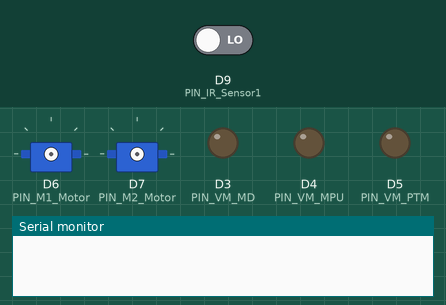
Bench run of a sketch on a simulated Arduino MKR. Parts: 2 × servo, output pins drawn as LEDs (lit = HIGH), the last lines printed to the serial monitor. Inputs (shaded band) come from the test bench; at power-on: D9 (PIN_IR_Sensor1) LOW. WiFi joins after 1.5 s; servers stay silent unless stated.

Above: at 0.0 s.
At 61.6 s:
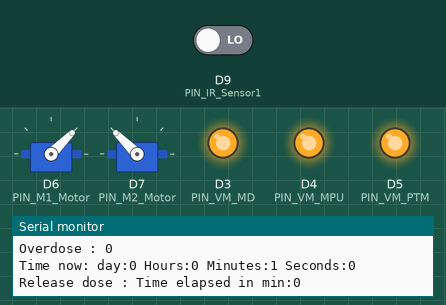
At 63.91 s:
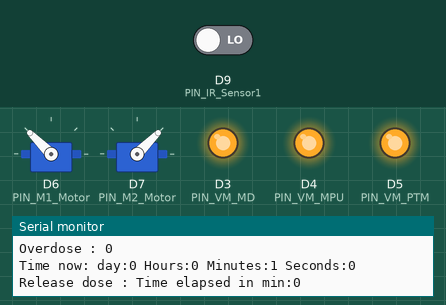
At 65.1 s:
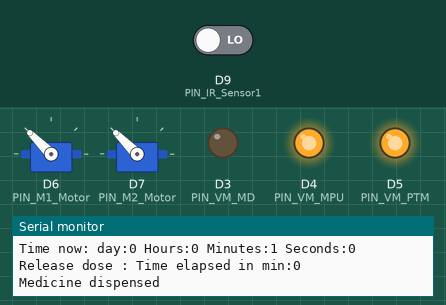
At 120.1 s:
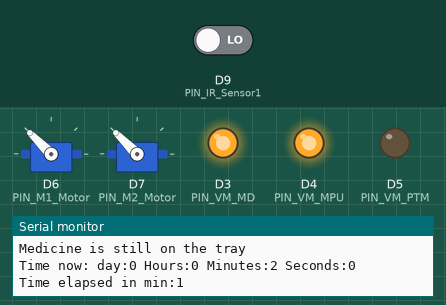
At 121.1 s:
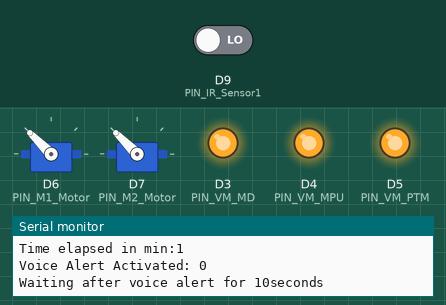
Timing chart, 0 to 122.6 s (numbered marks = the images above):
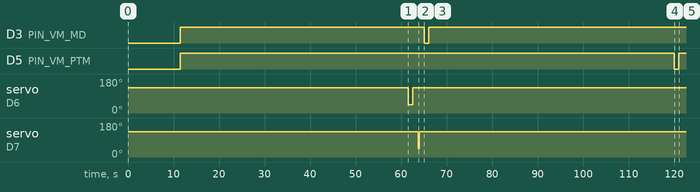

The sketch:

MariamSCF2022Medicinev3.ino
```cpp
/*
Author: Mariam Iqbal from the great state of Massachusetts
Advanced Math and Science Academy Charter School In Marlborough
9th grade

 Project Description: A medicine dispenser for dementia patients living on their own that dispenses the proper dose of a drug at the proper time, reminding a patient to take it
 and messaging loved ones information and updates.
  Serveo Motor connections
  Red - 5V
  Orange - Signal
  Brown - Ground

  IR Sensor connection
PEMENOL CHIP CONFIGURATION:
pin 100 song number 1001.mp3 "Please take medication" connected to pin 5 on MKR1000 main chip
pin 102 song number 1003.mp3 "Medication dispensed" connected to pin 3 on MKR1000 main chip
pin 104 song number 1005.mp3 "Medication picked up" connected to pin 4 on MKR1000 main chip

*/

#include <Servo.h>
#include <WiFi101.h>
#include <WiFiClient.h>
#include <WiFiServer.h>
#include <WiFiSSLClient.h>
#include <WiFiUdp.h>

//Your Wifi router setup at home
char ssid[] = "MY2.4G";   //your network SSID (aka WiFi name)
char pass[] = "Nmamitn92#"; //your network password
int status = WL_IDLE_STATUS;
WiFiServer server(80);
//To send SMS using the s  IFTTT
const char* host = "maker.ifttt.com";
WiFiSSLClient sslClient;


Servo M1;  // create servo object to control a servo
Servo M2;  // create servo object to control a servo

unsigned long int day=86400000; //milliseconds in a day
unsigned long int hour=3600000; //milliseconds in a hour
unsigned long int minute=60000; //milliseconds in a min
unsigned long int second=1000; //milliseconds in a second
int overdoseProtection=0; // is the tray not empty?
 int timeInterval = 1; // 1 minutes interval for medication dosage, how often you should take the medication
 int timeCheck= 1; // 1 min  after timeCheck hrs, check if medication was taken
 int lastDoseTime= 0; // last time dose was dispensed
//boolean voicealert= false; // starts the program with the voice alert off
int count =0 ; // count # of times voiceAlert was used
int maxCount=3; //maximum amount of times voiceAlert will happen before a text message will be sent to loved ones.
int timelapsedinmins =0; // time lapsed in minutes

int PIN_M1_Motor =6; // attaches the servo on pin 6 to the servo object Motor 1
int PIN_M2_Motor =7 ; //attaches the servo on pin 7to the servo object Motor 2
int PIN_IR_Sensor1 = 9; // pin 9 is connected to the IR sensor output
 /*
   * pin 100 song number 1001.mp3 "Please take medication" connected to pin 5 on MKR1000 main chip
    pin 102 song number 1003.mp3 "Medication dispensed" connected to pin 4 on MKR1000 main chip
    pin 104 song number 1005.mp3 "Medication picked up" connected to pin 3 on MKR1000 main chip
   *
 */
int PIN_VM_PTM =5;
int PIN_VM_MD =3;
int PIN_VM_MPU =4;

void setup() {
  delay(10000); //delay to show the console display
  int r= Connect_to_Wifi(); // Connect to wifi for sendign text message

  lastDoseTime= timeprint(millis()); // initializes the var to the time when you start the program
  Serial.println("Start time:");
  Serial.println(lastDoseTime);

  pinMode(PIN_IR_Sensor1, INPUT); // pin 9 is connected to the IR sensor output
  pinMode(PIN_VM_PTM, OUTPUT); // pin5 is connected to PEMENOL board for voice alert audio
  pinMode(PIN_VM_MD, OUTPUT); // pin4 is connected to PEMENOL board for voice alert audio
  pinMode(PIN_VM_MPU, OUTPUT); // pin3 is connected to PEMENOL board for voice alert audio
  digitalWrite(PIN_VM_PTM,HIGH);// pin5 is connected to PEMENOL board for voice alert audio; initialize to no voice;
  digitalWrite(PIN_VM_MD,HIGH);// pin4 is connected to PEMENOL board for voice alert audio; initialize to no voice;
  digitalWrite(PIN_VM_MPU,HIGH);// pin3 is connected to PEMENOL board for voice alert audio; initialize to no voice;

   M1.attach(PIN_M1_Motor);  // attaches the servo on pin 6 to the servo object Motor 1
   M1.write(135);
   delay(1000);
   M2.attach(PIN_M2_Motor);  // attaches the servo on pin 7to the servo object Motor 2
   M2.write(135);
   delay(1000); // Delay 1 seconds


}

void loop() {
  Serial.print("Overdose : ");
  Serial.println(overdoseProtection);
  delay(1000);


if(overdoseProtection==0 ){
  // release medications
  releaseDose();
  count=0;
}
else{
delay(1000);   // Delay a secons
// read obstacle IR sensor
readIRSensor();
timelapsedinmins=timeprint(millis())-lastDoseTime;
Serial.print("Time elapsed in min:");
Serial.println(timelapsedinmins);

if(overdoseProtection==1 && ((timelapsedinmins>=timeCheck) || count>=1)){
  voiceAlert();
  Serial.println("Waiting after voice alert for 10seconds");
  delay(10000);
  if(count>maxCount){
    sendtextMessage();
  }
}

}
}

void releaseDose(){
  timelapsedinmins=timeprint(millis())-lastDoseTime;
  Serial.print("Release dose : Time elapsed in min:");
  Serial.println(timelapsedinmins-timeInterval);
   if(timelapsedinmins-timeInterval>=0) {
      M1.write(135);                  // Rotate 90 degree
      delay(1000);                           // waits for the servo to get there
      M1.write(45);
      delay(1000);
      M1.write(135);
      delay(1000);

      M2.write(135);                  // Rotate 90 degree
      delay(250);                           // waits for the servo to get there
      M2.write(45);
      delay(250);
      M2.write(135);
       delay(1000);

      overdoseProtection=1; //there is something on the tray, activate overdoseProtection
      Serial.println("Medicine dispensed");
      Medicationdispensed();
       //record the time when the dose was released.
      Serial.println("Last Dose  time: ");
      lastDoseTime=timeprint(millis()); // Reset and print the last dose time
   }
   else
   Serial.println("Medicine not dispensed yet.");
}
void readIRSensor(){
  if(digitalRead(PIN_IR_Sensor1)==LOW){
      Serial.println("Medicine is still on the tray");
      overdoseProtection=1;

}
  else{
    Serial.println("Medicine picked up!");
    Medicationpickedup();
    overdoseProtection=0;
    lastDoseTime= timeprint(millis()); //Reset the last dose time
  }


}
void voiceAlert(){

    digitalWrite(PIN_VM_PTM,LOW); // pin 5 is configured to the speaker system + playback chip
    delay(1000);
    digitalWrite(PIN_VM_PTM,HIGH);
    Serial.print("Voice Alert Activated: ");
    Serial.println(count);
    count++;


}

void Medicationdispensed(){

    digitalWrite(PIN_VM_MD,LOW); // pin 4 is configured to the speaker system + playback chip
    delay(1000);
    digitalWrite(PIN_VM_MD,HIGH);
    Serial.print("Medication dispensed: ");
    delay(10000);


}
void Medicationpickedup(){

    digitalWrite(PIN_VM_MPU,LOW); // pin 3 is configured to the speaker system + playback chip
    delay(1000);
    digitalWrite(PIN_VM_MPU,HIGH);
    Serial.print("Medication picked up! ");
    delay(10000);


}

void sendtextMessage(){
  Serial.println("Your loved one needs to take their medicine.");
  //Send Text message
  ifttt_Send_SMS();
}

int timeprint(unsigned long int mills){

  int days = mills/day;
  int hours=(mills%day)/hour;
  int minutes=((mills%day)%hour)/minute;
  int seconds=(((mills%day)%hour)%minute)/second;
  Serial.print("Time now:" );
  Serial.print(" day:");
  Serial.print(days);
  Serial.print(" Hours:");
  Serial.print(hours);
  Serial.print(" Minutes:");
  Serial.print(minutes);
  Serial.print(" Seconds:");
  Serial.println(seconds);

  return minutes;

}


int  Connect_to_Wifi()

{
if (WiFi.status() == WL_NO_SHIELD) {
       // In case of connection issues wait
        delay(3000);
        return 1;
  }
      // attempt to connect to Wifi network
    while ( status != WL_CONNECTED) {
   Serial.println("Connecting to Wifi");
        status = WiFi.begin(ssid, pass);
        if(status != WL_CONNECTED){
          // wait 10 seconds for connection:
        delay(1000);
        }

    }

    Serial.println("Connected to Wifi");
    server.begin();
    printWifiStatus();

}

void printWifiStatus() {
    // print the SSID of the network you're attached to:
    Serial.print("SSID: ");
    Serial.println(WiFi.SSID());
    // print your WiFi shield's IP address:
    IPAddress ip = WiFi.localIP();
    Serial.print("IP Address: ");
    Serial.println(ip);
    //signal strength:
    long rssi = WiFi.RSSI();
    Serial.print("signal strength (RSSI):");
    Serial.print(rssi);
    Serial.println(" dBm");
    // print where to go in a browser:
    Serial.print("Your IP address to use in the browser: ");
    Serial.println(ip);
}


//call to IFTTT recipe to send an email or sms to your mobile
void ifttt_Send_SMS() {
  String Medicine_not_pickedup = "Y";
  String  data = "{\"value1\":\"" + Medicine_not_pickedup   + "\"}";

  int i = sslClient.connect(host, 443);
  Serial.println("SSL connect return code");
  Serial.println(i);

  if (sslClient.connect(host, 443)) { //443 or 80
    //change this to your Maker setting from https://ifttt.com/services/maker/settings
    //sslClient.println("POST /trigger/moition_detected/with/key/XXXXXXXXXXXXXXXX HTTP/1.1");
    sslClient.println("POST  /trigger/{MedicineNotPicked}/with/key/eMqTu9G_LZ1WYzmVyZEN6P6t1kqVpGlSdrg4lYIIV6M  HTTP/1.1");
   // POST https://maker.ifttt.com/trigger/{event}/with/key/eMqTu9G_LZ1WYzmVyZEN6P6t1kqVpGlSdrg4lYIIV6M
    sslClient.println("Host: maker.ifttt.com");
    sslClient.println("Content-Type: application/json");
    sslClient.print("Content-Length: ");
    sslClient.println(data.length());
    sslClient.println();
    sslClient.print(data);
    sslClient.stop();
    Serial.println("IFTTT request Sucessful");
  }
  else {
    Serial.println("IFTTT request failed");
  }
}
```

Measured:
- by itself, D3 (PIN_VM_MD): HIGH → LOW at 65.0 s, → HIGH 1.0 s later
- by itself, D5 (PIN_VM_PTM): HIGH → LOW at 120 s, → HIGH 1.0 s later
- by itself, servo on D6 (PIN_M1_Motor): 135° → 45° at 61.5 s, → 135° 1.0 s later
- by itself, servo on D7 (PIN_M2_Motor): 135° → 45° at 63.8 s, → 135° 0.25 s later
